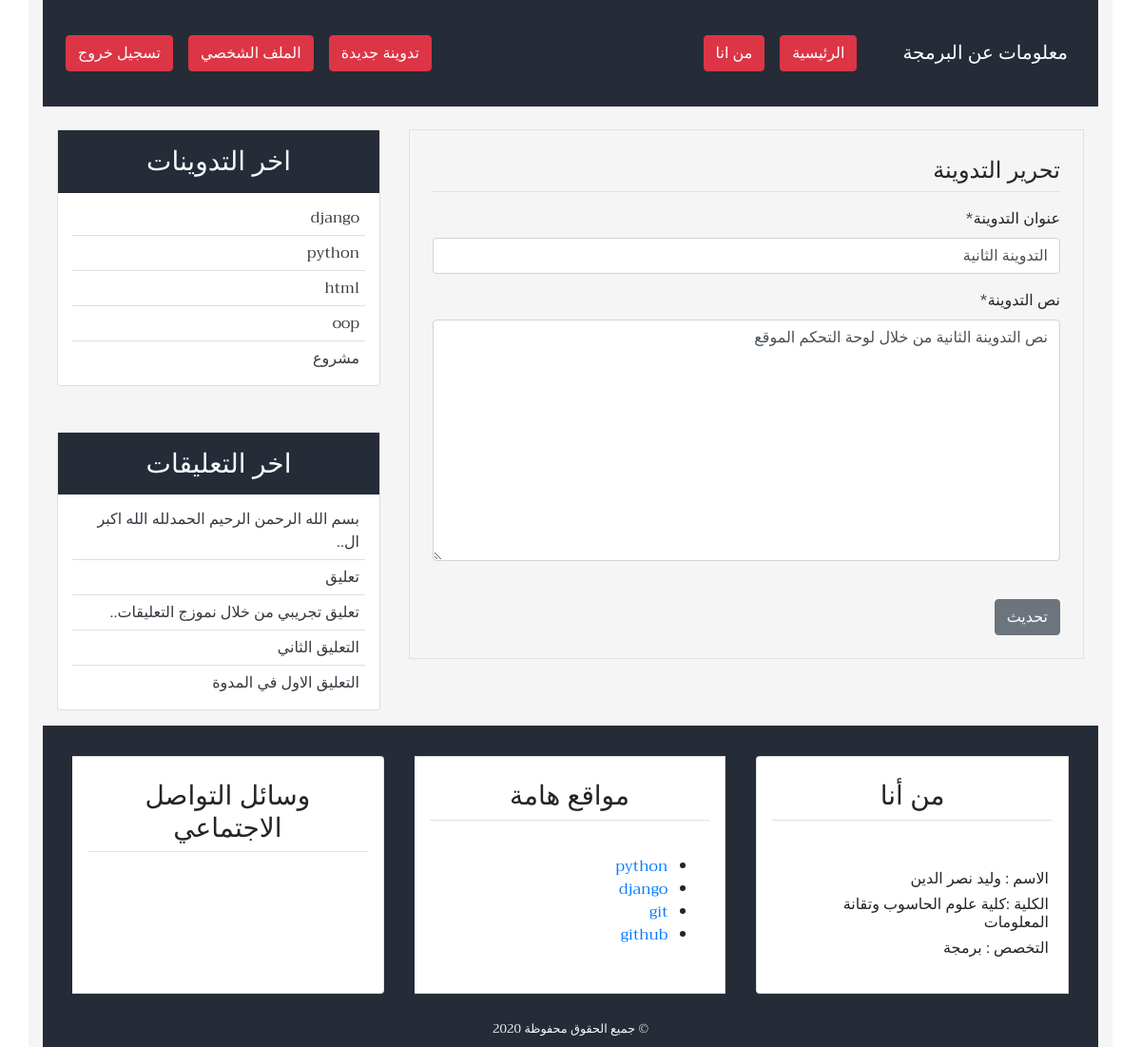
The app's page /detail/2/update (signed in) with its own data.
### blog/models.py (models this page shows, shortened)
class Post(models.Model):
    title =       models.CharField(max_length=100)
    content =     models.TextField()
    post_date =   models.DateTimeField(default=timezone.now)
    post_update = models.DateTimeField(auto_now=True)
    author =      models.ForeignKey(User, on_delete=models.CASCADE)
    class Meta:
        ordering = ('-post_date',)

class Comment(models.Model):
    name = models.CharField(max_length=50, verbose_name='الاسم')
    email = models.EmailField(verbose_name='البريد الإلكتروني')
    body = models.TextField(verbose_name='التعليق')
    comment_data = models.DateTimeField(auto_now_add=True)
    active = models.BooleanField(default=False)
    post = models.ForeignKey(Post, on_delete=models.CASCADE, related_name='comments')
    class Meta:
        ordering = ('-comment_data',)

### blog/views.py (the view, shortened to what this page needs)
# urls.py: path('detail/<slug:pk>/update',  PostUpdateView.as_view(), name='post-update'),
class PostUpdateView(UserPassesTestMixin, LoginRequiredMixin, UpdateView):
    model = Post
    template_name = 'blog/post_update.html'
    form_class = PostCreateForm
    def test_func(self):
        post = self.get_object()
        if self.request.user == post.author:
            return True
        else:
            return False

### blog/forms.py
class PostCreateForm(forms.ModelForm):
       title = forms.CharField(label='عنوان التدوينة')
       content = forms.CharField(label='نص التدوينة', widget=forms.Textarea)
       class Meta:
           model = Post
           fields = ['title', 'content']

### blog/templatetags/post_tag.py (called while the page is built)
@register.inclusion_tag('blog/latest_posts.html')
def latest_posts():
    context = {
        'l_posts': Post.objects.all()[0:5],
    }
    return context

@register.inclusion_tag('blog/latest_comments.html')
def latest_comments():
    context = {
        'l_comments': Comment.objects.filter(active=True)[:5],
    }
    return context

### blog/templates/blog/post_update.html (shortened to what this page needs)
{% extends 'blog/base.html' %}
{% block content %}
{% load crispy_forms_tags %}
<div class="border p-4 mb-5">
    <legend class="border-bottom pb-1 mb-3">تحرير التدوينة</legend>
    <form method="POST">
        {{form|crispy}}
        <input class="btn btn-secondary mt-4" type="submit" value="تحديث">
    </form>
</div>
{% endblock content %}

### blog/templates/blog/latest_posts.html
<ul class="list-group-flush  latest-post">
    {% for post in l_posts %}
    <li class="list-group-item  latest-post-item">
         <a class="text-dark" href="{% url 'detail' post.id %}">{{post.title}}</a>
    </li>
    {% endfor %}
</ul>

### blog/templates/blog/latest_comments.html
<ul class="list-group-flush  latest-comment">
    {% for comment in l_comments %}
    <li class="list-group-item  latest-comment-item">
        <a class="text-dark" href="{% url 'detail' comment.post.id %}">
            {%if comment.body|length > 25 %}
            {{comment.body|slice:'45'}}..
            {% else %}
            {{comment.body}}
            {% endif %}
        </a>
    </li>
    {% empty %}
    <li class="list-group-item latest-comment-item">لا يوجد تعليقات</li>
    {% endfor %}
</ul>

### blog/static/blog/css/main.css (style rules this page uses)
html, body { direction: rtl; text-align: right; }
body { font-family: 'Trirong', sans-serif; }
.latest-post, .latest-comment { padding: 0 15px; }
.latest-post .latest-post-item, .latest-comment .latest-comment-item { padding: 6px; }
.latest-post li:first-child, .latest-comment li:first-child { border-top: 0; }
.latest-post li:last-child, .latest-comment li:last-child { border-bottom: 0; padding-bottom: 0; }

### records on screen
Post: title "التدوينة الثانية", content "نص التدوينة الثانية من خلال لوحة التحكم الموقع"
Post: title "django"
Post: title "python"
Post: title "html"
Post: title "oop"
Post: title "مشروع"
Comment: body "بسم الله الرحمن الرحيم الحمدلله الله اكبر ال"
Comment: body "تعليق"
Comment: body "تعليق تجريبي من خلال نموزج التعليقات"
Comment: body "التعليق الثاني"
Comment: body "التعليق الاول في المدوة"
